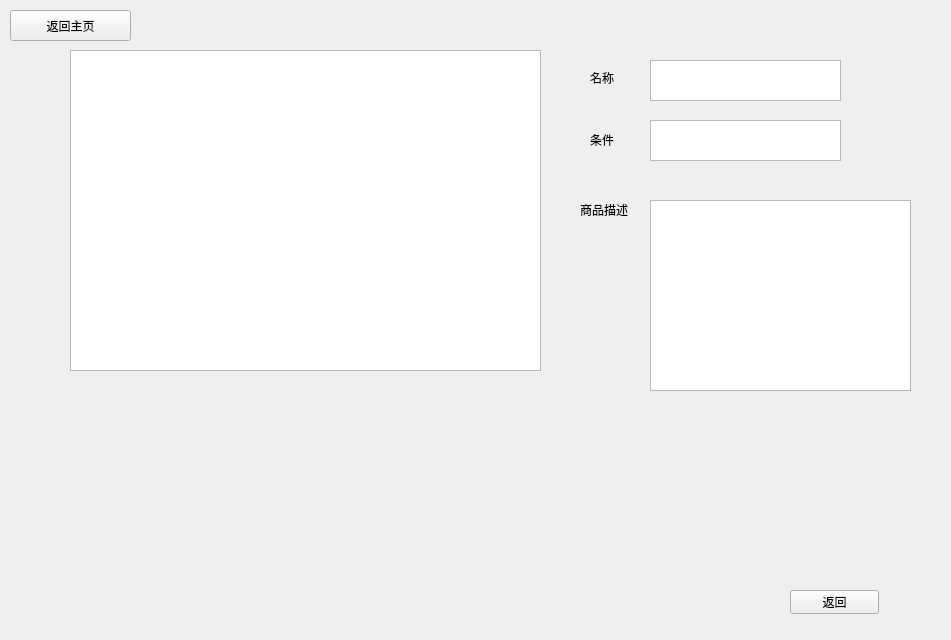
<?xml version="1.0" encoding="UTF-8"?>
<ui version="4.0">
 <class>View_Form</class>
 <widget class="QWidget" name="View_Form">
  <property name="geometry">
   <rect>
    <x>0</x>
    <y>0</y>
    <width>951</width>
    <height>640</height>
   </rect>
  </property>
  <property name="windowTitle">
   <string>Form</string>
  </property>
  <widget class="QPushButton" name="back_to_bought_btn">
   <property name="geometry">
    <rect>
     <x>790</x>
     <y>590</y>
     <width>89</width>
     <height>24</height>
    </rect>
   </property>
   <property name="text">
    <string>返回</string>
   </property>
  </widget>
  <widget class="QLabel" name="label_2">
   <property name="geometry">
    <rect>
     <x>590</x>
     <y>130</y>
     <width>41</width>
     <height>20</height>
    </rect>
   </property>
   <property name="text">
    <string>条件</string>
   </property>
  </widget>
  <widget class="QLabel" name="label_3">
   <property name="geometry">
    <rect>
     <x>580</x>
     <y>200</y>
     <width>61</width>
     <height>20</height>
    </rect>
   </property>
   <property name="text">
    <string>商品描述</string>
   </property>
  </widget>
  <widget class="QPushButton" name="Back_btn">
   <property name="geometry">
    <rect>
     <x>10</x>
     <y>10</y>
     <width>121</width>
     <height>31</height>
    </rect>
   </property>
   <property name="text">
    <string>返回主页</string>
   </property>
  </widget>
  <widget class="QGraphicsView" name="Product">
   <property name="geometry">
    <rect>
     <x>70</x>
     <y>50</y>
     <width>471</width>
     <height>321</height>
    </rect>
   </property>
  </widget>
  <widget class="QLabel" name="label">
   <property name="geometry">
    <rect>
     <x>590</x>
     <y>70</y>
     <width>31</width>
     <height>16</height>
    </rect>
   </property>
   <property name="text">
    <string>名称</string>
   </property>
  </widget>
  <widget class="QTextBrowser" name="name_browser">
   <property name="geometry">
    <rect>
     <x>650</x>
     <y>60</y>
     <width>191</width>
     <height>41</height>
    </rect>
   </property>
  </widget>
  <widget class="QTextBrowser" name="condition_browser">
   <property name="geometry">
    <rect>
     <x>650</x>
     <y>120</y>
     <width>191</width>
     <height>41</height>
    </rect>
   </property>
  </widget>
  <widget class="QTextBrowser" name="description_browser">
   <property name="geometry">
    <rect>
     <x>650</x>
     <y>200</y>
     <width>261</width>
     <height>191</height>
    </rect>
   </property>
  </widget>
 </widget>
 <resources/>
 <connections/>
</ui>
